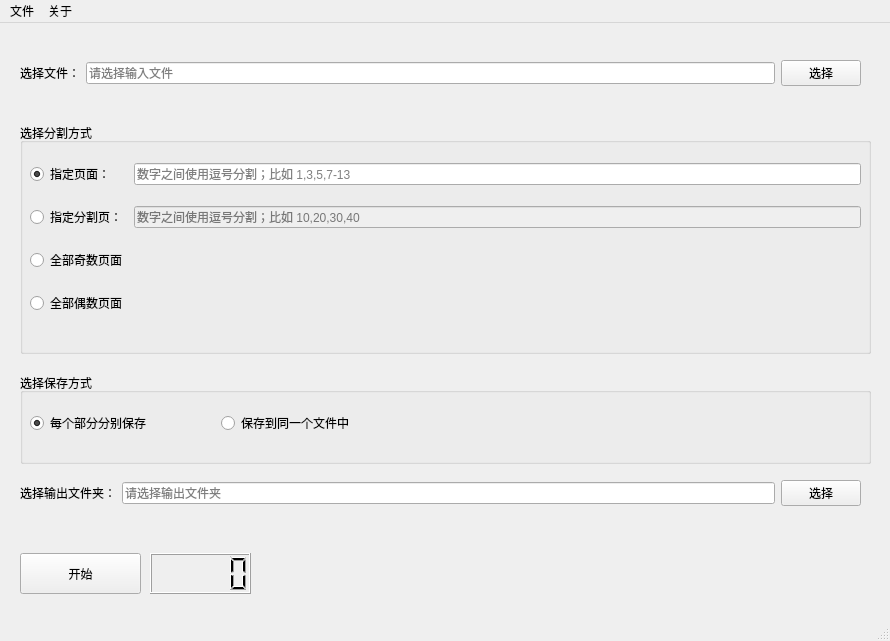
<?xml version="1.0" encoding="UTF-8"?>
<ui version="4.0">
 <class>MainWindow</class>
 <widget class="QMainWindow" name="MainWindow">
  <property name="geometry">
   <rect>
    <x>0</x>
    <y>0</y>
    <width>890</width>
    <height>641</height>
   </rect>
  </property>
  <property name="windowTitle">
   <string>华华工具箱</string>
  </property>
  <widget class="QWidget" name="centralwidget">
   <widget class="QWidget" name="gridLayoutWidget">
    <property name="geometry">
     <rect>
      <x>20</x>
      <y>20</y>
      <width>841</width>
      <height>61</height>
     </rect>
    </property>
    <layout class="QGridLayout" name="gridLayout">
     <item row="0" column="1">
      <widget class="QLineEdit" name="editOpenedFile">
       <property name="readOnly">
        <bool>true</bool>
       </property>
       <property name="placeholderText">
        <string>请选择输入文件</string>
       </property>
      </widget>
     </item>
     <item row="0" column="0">
      <widget class="QLabel" name="label">
       <property name="text">
        <string>选择文件：</string>
       </property>
      </widget>
     </item>
     <item row="0" column="2">
      <widget class="QPushButton" name="btnOpenFile">
       <property name="text">
        <string>选择</string>
       </property>
      </widget>
     </item>
    </layout>
   </widget>
   <widget class="QGroupBox" name="groupBox">
    <property name="geometry">
     <rect>
      <x>20</x>
      <y>350</y>
      <width>851</width>
      <height>91</height>
     </rect>
    </property>
    <property name="title">
     <string>选择保存方式</string>
    </property>
    <widget class="QWidget" name="horizontalLayoutWidget">
     <property name="geometry">
      <rect>
       <x>10</x>
       <y>30</y>
       <width>381</width>
       <height>41</height>
      </rect>
     </property>
     <layout class="QHBoxLayout" name="horizontalLayout">
      <property name="spacing">
       <number>0</number>
      </property>
      <item>
       <widget class="QRadioButton" name="radioSaveDiff">
        <property name="text">
         <string>每个部分分别保存</string>
        </property>
        <property name="checked">
         <bool>true</bool>
        </property>
       </widget>
      </item>
      <item>
       <widget class="QRadioButton" name="radioSaveMerge">
        <property name="text">
         <string>保存到同一个文件中</string>
        </property>
        <property name="checked">
         <bool>false</bool>
        </property>
       </widget>
      </item>
     </layout>
    </widget>
   </widget>
   <widget class="QPushButton" name="btnStart">
    <property name="geometry">
     <rect>
      <x>20</x>
      <y>530</y>
      <width>121</width>
      <height>41</height>
     </rect>
    </property>
    <property name="text">
     <string>开始</string>
    </property>
   </widget>
   <widget class="QGroupBox" name="groupBox_2">
    <property name="geometry">
     <rect>
      <x>20</x>
      <y>100</y>
      <width>851</width>
      <height>231</height>
     </rect>
    </property>
    <property name="title">
     <string>选择分割方式</string>
    </property>
    <widget class="QWidget" name="verticalLayoutWidget">
     <property name="geometry">
      <rect>
       <x>10</x>
       <y>20</y>
       <width>831</width>
       <height>191</height>
      </rect>
     </property>
     <layout class="QVBoxLayout" name="verticalLayout">
      <property name="spacing">
       <number>0</number>
      </property>
      <item>
       <layout class="QHBoxLayout" name="horizontalLayout_2" stretch="1,7">
        <item>
         <widget class="QRadioButton" name="radioPages">
          <property name="text">
           <string>指定页面：</string>
          </property>
          <property name="checked">
           <bool>true</bool>
          </property>
         </widget>
        </item>
        <item>
         <widget class="QLineEdit" name="editPages">
          <property name="placeholderText">
           <string>数字之间使用逗号分割；比如 1,3,5,7-13</string>
          </property>
          <property name="clearButtonEnabled">
           <bool>true</bool>
          </property>
         </widget>
        </item>
       </layout>
      </item>
      <item>
       <layout class="QHBoxLayout" name="horizontalLayout_3" stretch="1,7">
        <item>
         <widget class="QRadioButton" name="radioPageStarts">
          <property name="text">
           <string>指定分割页：</string>
          </property>
         </widget>
        </item>
        <item>
         <widget class="QLineEdit" name="editPageStarts">
          <property name="enabled">
           <bool>false</bool>
          </property>
          <property name="placeholderText">
           <string>数字之间使用逗号分割；比如 10,20,30,40</string>
          </property>
          <property name="clearButtonEnabled">
           <bool>true</bool>
          </property>
         </widget>
        </item>
       </layout>
      </item>
      <item>
       <layout class="QHBoxLayout" name="horizontalLayout_5" stretch="0">
        <item>
         <widget class="QRadioButton" name="radioOddPages">
          <property name="text">
           <string>全部奇数页面</string>
          </property>
         </widget>
        </item>
       </layout>
      </item>
      <item>
       <layout class="QHBoxLayout" name="horizontalLayout_4" stretch="0">
        <item>
         <widget class="QRadioButton" name="radioEvenPages">
          <property name="text">
           <string>全部偶数页面</string>
          </property>
         </widget>
        </item>
       </layout>
      </item>
     </layout>
    </widget>
   </widget>
   <widget class="QStackedWidget" name="stackedOutout">
    <property name="geometry">
     <rect>
      <x>20</x>
      <y>440</y>
      <width>851</width>
      <height>91</height>
     </rect>
    </property>
    <property name="currentIndex">
     <number>0</number>
    </property>
    <widget class="QWidget" name="page">
     <widget class="QWidget" name="gridLayoutWidget_3">
      <property name="geometry">
       <rect>
        <x>0</x>
        <y>0</y>
        <width>841</width>
        <height>61</height>
       </rect>
      </property>
      <layout class="QGridLayout" name="gridLayout_3">
       <item row="0" column="1">
        <widget class="QLineEdit" name="editOutputDir">
         <property name="readOnly">
          <bool>true</bool>
         </property>
         <property name="placeholderText">
          <string>请选择输出文件夹</string>
         </property>
        </widget>
       </item>
       <item row="0" column="0">
        <widget class="QLabel" name="label_3">
         <property name="text">
          <string>选择输出文件夹：</string>
         </property>
        </widget>
       </item>
       <item row="0" column="2">
        <widget class="QPushButton" name="btnOpenOutputDir">
         <property name="text">
          <string>选择</string>
         </property>
        </widget>
       </item>
      </layout>
     </widget>
    </widget>
    <widget class="QWidget" name="page_2">
     <widget class="QWidget" name="gridLayoutWidget_2">
      <property name="geometry">
       <rect>
        <x>0</x>
        <y>0</y>
        <width>841</width>
        <height>61</height>
       </rect>
      </property>
      <layout class="QGridLayout" name="gridLayout_2">
       <item row="0" column="1">
        <widget class="QLineEdit" name="editOutputPath">
         <property name="readOnly">
          <bool>true</bool>
         </property>
         <property name="placeholderText">
          <string>请选择输出文件</string>
         </property>
        </widget>
       </item>
       <item row="0" column="2">
        <widget class="QPushButton" name="btnOpenOutputPath">
         <property name="text">
          <string>选择</string>
         </property>
        </widget>
       </item>
       <item row="0" column="0">
        <widget class="QLabel" name="label_2">
         <property name="text">
          <string>选择输出文件：</string>
         </property>
        </widget>
       </item>
      </layout>
     </widget>
    </widget>
   </widget>
   <widget class="QLCDNumber" name="lcdRunning">
    <property name="geometry">
     <rect>
      <x>150</x>
      <y>530</y>
      <width>101</width>
      <height>41</height>
     </rect>
    </property>
   </widget>
  </widget>
  <widget class="QMenuBar" name="menubar">
   <property name="geometry">
    <rect>
     <x>0</x>
     <y>0</y>
     <width>890</width>
     <height>23</height>
    </rect>
   </property>
   <widget class="QMenu" name="menuFile">
    <property name="title">
     <string>文件</string>
    </property>
    <addaction name="actionFileSelect"/>
   </widget>
   <widget class="QMenu" name="menuAbout">
    <property name="title">
     <string>关于</string>
    </property>
    <addaction name="actionAboutVersion"/>
    <addaction name="actionAboutCaiHongPi"/>
   </widget>
   <addaction name="menuFile"/>
   <addaction name="menuAbout"/>
  </widget>
  <widget class="QStatusBar" name="statusbar"/>
  <action name="actionAboutVersion">
   <property name="text">
    <string>版本</string>
   </property>
  </action>
  <action name="actionFileSelect">
   <property name="text">
    <string>选择文件</string>
   </property>
  </action>
  <action name="actionAboutCaiHongPi">
   <property name="text">
    <string>肖哥的彩虹屁</string>
   </property>
  </action>
 </widget>
 <resources/>
 <connections/>
 <designerdata>
  <property name="gridDeltaX">
   <number>10</number>
  </property>
  <property name="gridDeltaY">
   <number>10</number>
  </property>
  <property name="gridSnapX">
   <bool>true</bool>
  </property>
  <property name="gridSnapY">
   <bool>true</bool>
  </property>
  <property name="gridVisible">
   <bool>true</bool>
  </property>
 </designerdata>
</ui>
